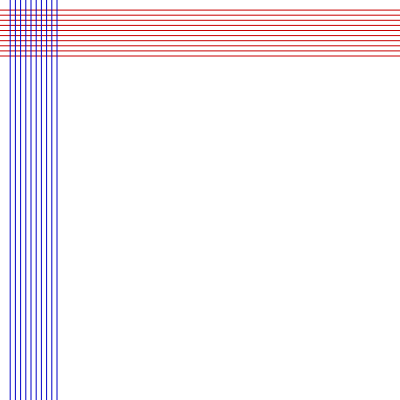
Frame 1 (no input)
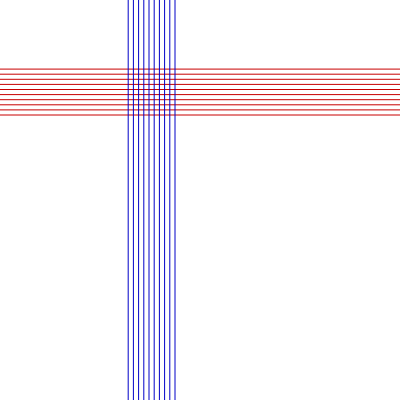
Frame 60 (no input)
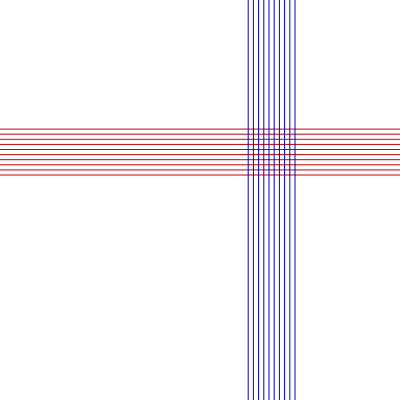
Frame 120 (the mouse pressed at the canvas centre since frame 60)

The p5.js sketch that drew these frames (run headless with seeded random() and noise() and a simulated clock; from frame 60 on, the mouse is pressed at the canvas centre):

// p5.js sketch
// ── sketch.js
let x = 10;
let y = 10;
function setup() {
  createCanvas(400, 400);
}
function draw() {
  clear();
  stroke(200, 0, 0);
  let i = 0;
  while (i < 10) {
    y += 0.1;
    line(0, y + i * 5, 400, y + i * 5);
    i++;
  }
  stroke(0, 0, 200);
  for (let i = 0; i < 10; i++) {
    x += 0.2;
    line(x + i * 5, 0, x + i * 5, 400);
  }
}
